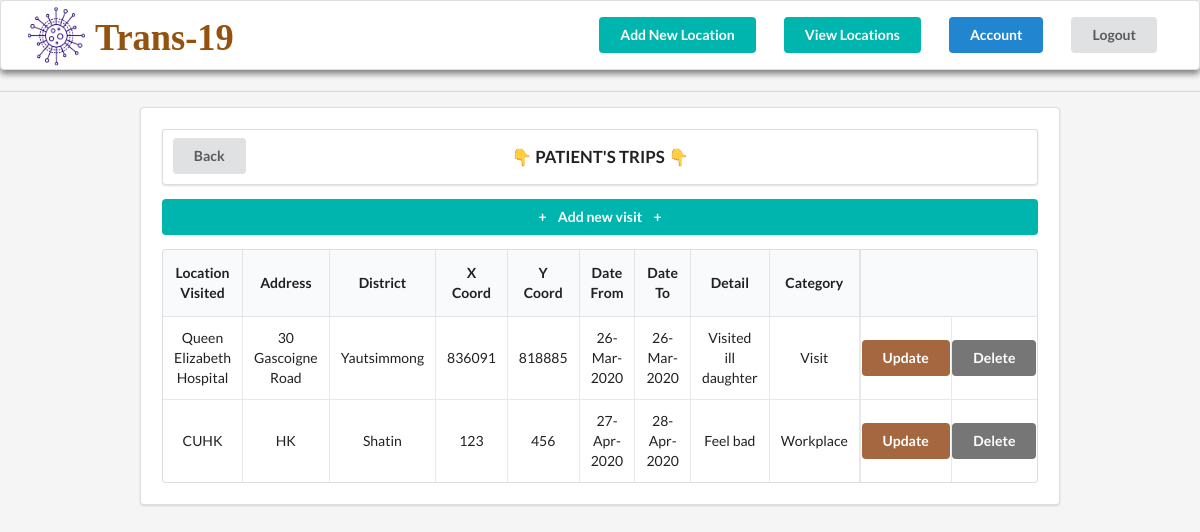
The app's page /patient/44/ (signed in) with its own data.
### trans_19/models.py (models this page shows, shortened)
class Visit(models.Model):
    patient = models.ForeignKey(Patient, on_delete=models.CASCADE)
    location = models.ForeignKey(Location, on_delete=models.CASCADE, null=True, blank=True)
    date_From = models.DateField('Date From (YYYY-MM-DD)')
    date_To = models.DateField('Date To (YYYY-MM-DD)')
    details = models.CharField(max_length=70)
    category = models.CharField(max_length=9, choices=VISIT_CHOICES)

class Location(models.Model):
    name = models.CharField('Location Visited', max_length=70)
    address = models.CharField(max_length=70)
    district = models.CharField(max_length=17, choices=DISTRICTS_CHOICES)
    xCoord = models.IntegerField('X Coordinate')
    yCoord = models.IntegerField('Y Coordinate')
    category = models.CharField(max_length=9, choices=VISIT_CHOICES)

### trans_19/views.py (the view)
# urls.py: path('patient/<int:patient>/', PatientDetailView.as_view(),
class PatientDetailView(LoginRequiredMixin, TemplateView):
    template_name = 'patients/patient_trips.html'
    def get_context_data(self, **kwargs):
        patient = self.kwargs['patient']
        context = super().get_context_data(**kwargs)
        context['visit_list'] = Visit.objects.filter(patient__pk=patient)
        context['patient'] = Patient.objects.get(pk=patient)
        return context

### trans_19/templates/patients/patient_trips.html
{% extends "patients/index.html" %}
{% block content %}
<div class="ui divider"></div>
<div class="ui segment" style="margin:0 10em; padding: 1.5em;">
  <div class="ui segment" style="font-weight: 700; font-size: 1.2em; position: relative; padding: 0;">
    <a href="{%url 'trans_19_home'%}">
      <div class="ui button" style="position:absolute; left:0px; margin: 0.6em 0 0 0.7em">Back</div>
    </a>
    <div class="cent" style="margin: 0 auto; text-align: center; padding: 1em 0;">👇 PATIENT'S TRIPS 👇</div>
  </div>
  <div>
    <a class="ui teal button" href="{%url 'trans_19_addPatientVisit' patient.id %}" style="width: 100%;">+<span
        style="margin:0 0.8em">Add new
        visit</span>+</a>
  </div>
  <table class="ui celled table" style="text-align: center;">
    <thead>
      <tr>
        <th>Location Visited</th>
        <th>Address</th>
        <th>District</th>
        <th>X Coord</th>
        <th>Y Coord</th>
        <th>Date From</th>
        <th>Date To</th>
        <th>Detail</th>
        <th>Category</th>
        <th colspan="2" style="border-left:0.2em solid rgba(34,36,38,.1);"></th>
      </tr>
    </thead>
    <tbody>
      {% for visit in visit_list %}
      <tr>
        <td data-label="NameLocation">{{visit.location.name}}</td>
        <td data-label="Address">{{visit.location.address}}</td>
        <td data-label="District">{{visit.location.district|capfirst}}</td>
        <td data-label="xCoord">{{visit.location.xCoord}}</td>
        <td data-label="yCoord">{{visit.location.yCoord}}</td>
        <td data-label="DateFrom">{{visit.date_From|date:"d-M-Y"}}</td>
        <td data-label="DateTo">{{visit.date_To|date:"d-M-Y"}}</td>
        <td data-label="Details">{{visit.details}}</td>
        <td data-label="Category">{{visit.location.category|capfirst}}</td>
        <td style="border-left:0.2em solid rgba(34,36,38,.1); padding-left:0.05em; padding-right:0.05em; "><a
            class="ui brown button" href="{%url 'trans_19_updatePatientVisit' patient.id visit.id %}"
            style="margin:0">Update</a>
        </td>
        <td style="padding-left:0.05em; padding-right:0.05em;"><a class="ui grey button"
            href="{%url 'trans_19_deletePatientVisit' patient.id visit.id %}" style="margin:0">Delete</a>
        </td>
      </tr>
      {% endfor %}
    </tbody>
  </table>
</div>
{% endblock content %}

### trans_19/static/main.css (style rules this page uses)
.table { display: table; margin: 0 auto; }

### records on screen
Visit: location.name "Queen Elizabeth Hospital", location.address "30 Gascoigne Road", location.district "Yautsimmong", location.xCoord "836091", location.yCoord "818885", date_From "26-Mar-2020", date_To "26-Mar-2020", details "Visited ill daughter", location.category "Visit"
Visit: location.name "CUHK", location.address "HK", location.district "Shatin", location.xCoord "123", location.yCoord "456", date_From "27-Apr-2020", date_To "28-Apr-2020", details "Feel bad", location.category "Workplace"
